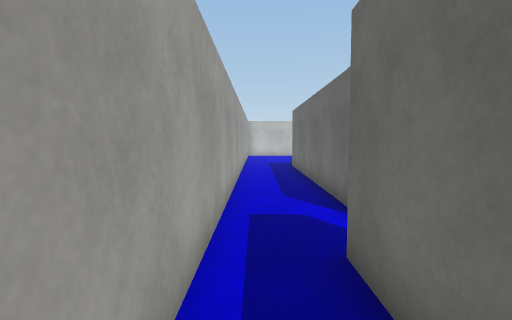
[1] (above)

24 first-person views from a walk through a scene from a Unity 3-D project. The camera is 1.4 m above the floor, tilts 4° down and sees 80° across. The floor is counted in squares, 1 m on a side. Each view is taken from the middle of a square. On the plan, view 1 faces up. The plan holds only what a view shows up to about 14 squares ahead; the rest is blank. Surface patterns are stand-ins for the level's own textures.

[2]
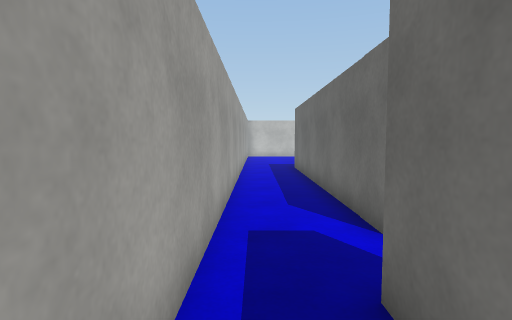

[3]
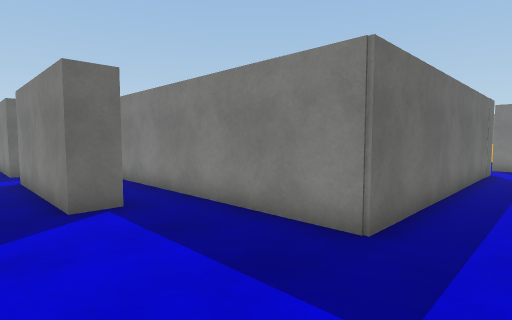

[4]
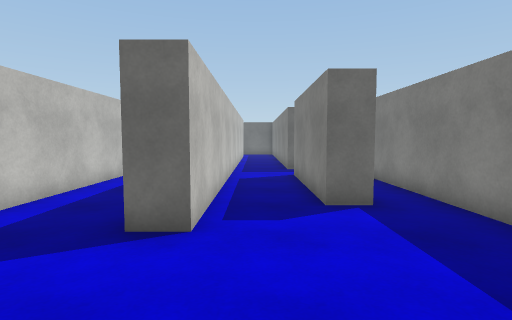

[5]
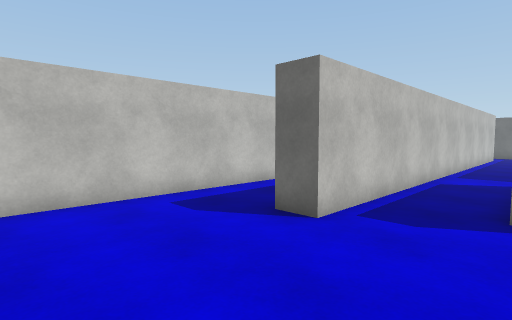

[6]
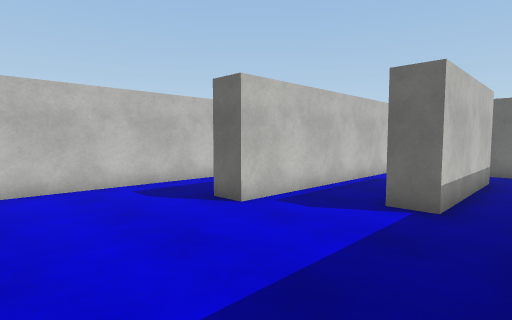

[7]
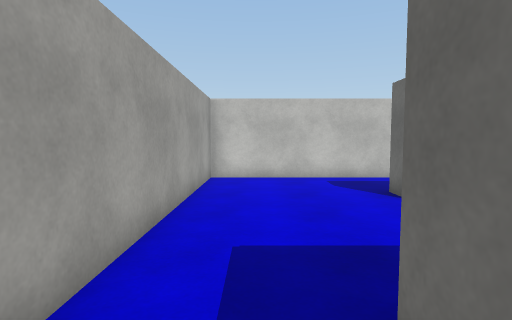

[8]
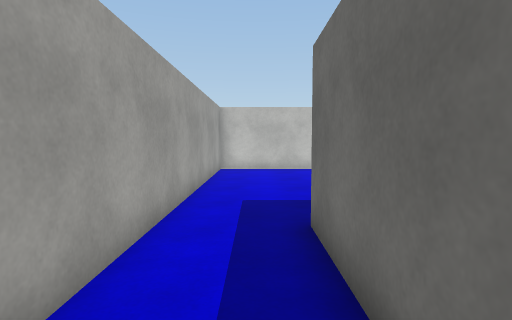

[9]
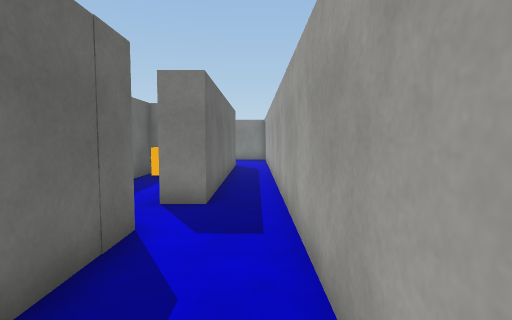

[10]
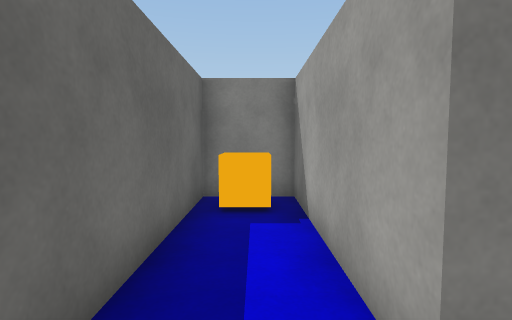

[11]
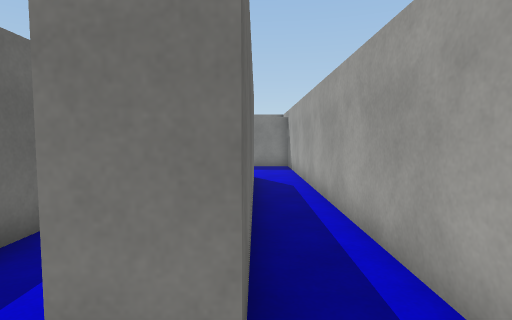

[12]
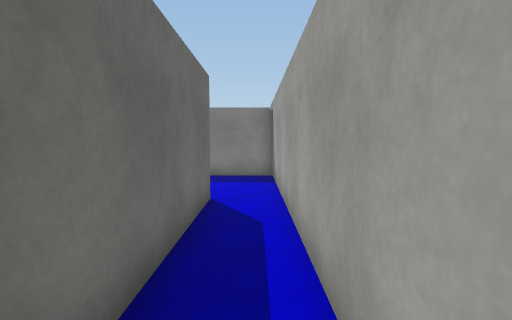

[13]
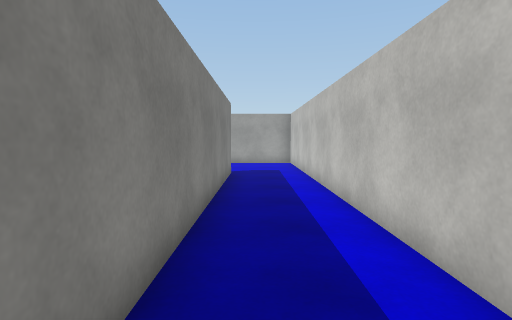

[14]
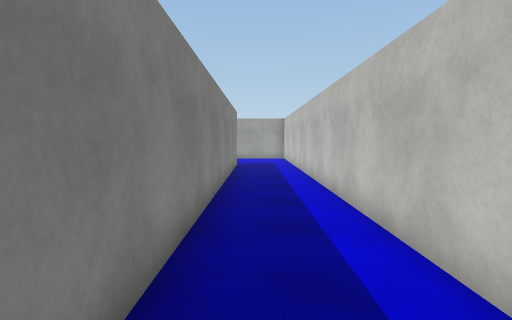

[15]
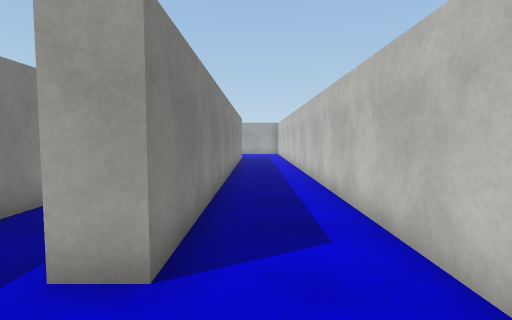

[16]
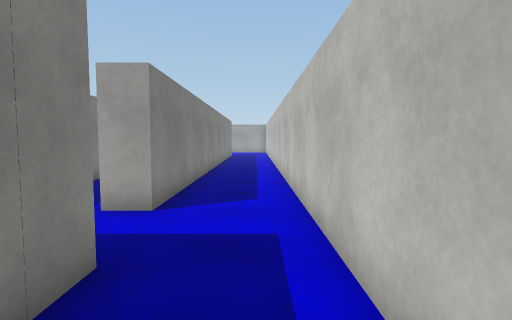

[17]
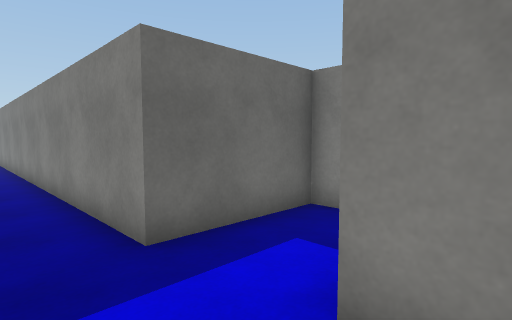

[18]
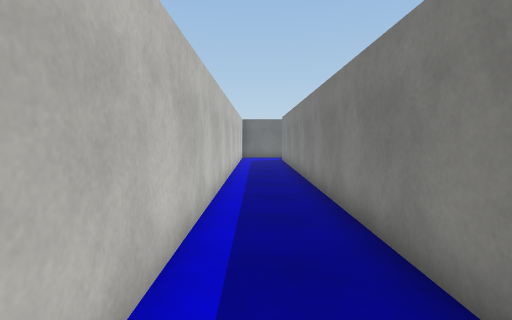

[19]
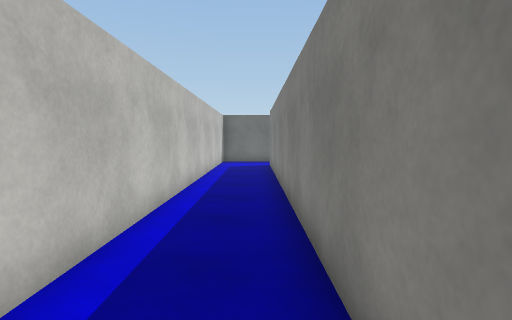

[20]
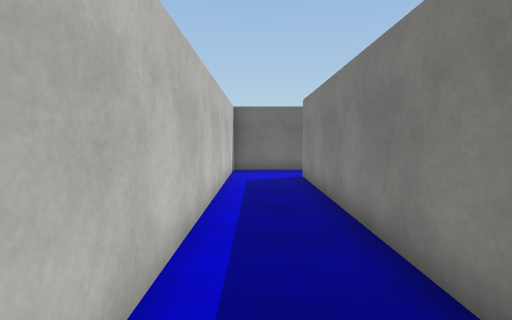

[21]
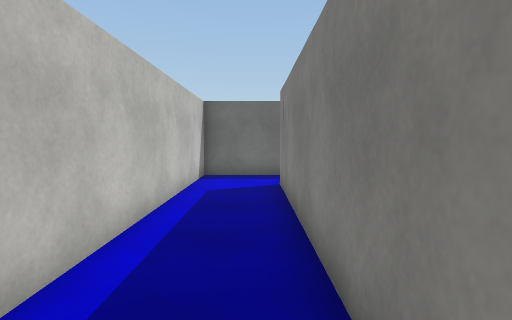

[22]
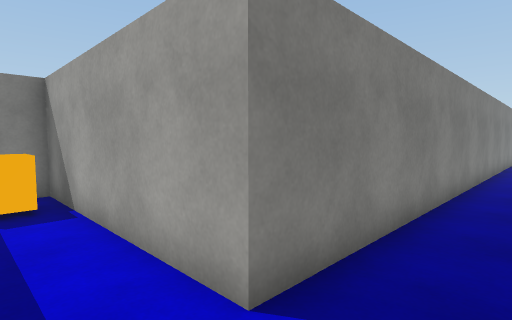

[23]
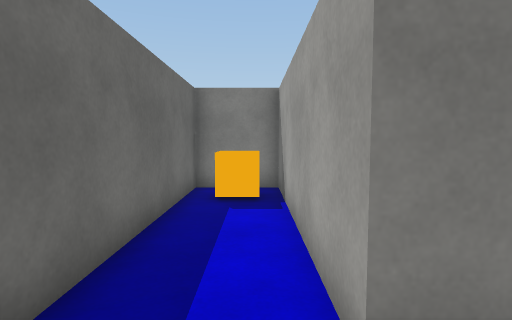

[24]
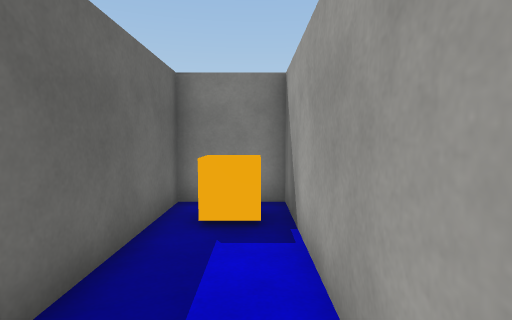

### Floor plan
Points are (right, up) in squares from view 1. A wall is a line through its corners. A room is listed if a view was taken in it or the views show most of it. See-through windows are left out.
Room 1 (views 1, 2, 3, 4, 5, 6, 7, 8, 9, 11, 12, 13, 14, 15, 16, 17, 18, 19, 20, 21, 22, 23, 24)
walls: (16.9, 21) (4.5, 21) (4.5, 22) (24.1, 22) (24.1, 20.9); (19.4, 18.5) (21.8, 18.5); (13.9, 17.1) (13.9, 18.5) (16.8, 18.5); (11.9, 17.5) (6.4, 17.5) (6.4, 18.5) (11.9, 18.5); (26, 18.5) (26.8, 18.5) (26.8, 22.3) (47.3, 22.3) (47.3, 15.3) (49.7, 15.3) (49.7, 25) (-0.6, 25) (-0.6, -6.5); (1.9, 5.4) (1.9, 15.9) (10.8, 15.9); (1.1, -6.1) (1.1, 3.5) (2.1, 3.5)
ways out: opening at (2, 4.5) to room 2; opening at (0, -6)
objects: orange cube (48, 17) to (49, 17)
Room 2 (view 10)
walls: (2.1, 3.5) (2.1, -2.3) (4.3, -2.3) (4.3, 3.6)
ways out: opening at (2, 4.5) to room 1
objects: orange cube (3, -1)

Where each view was taken, in squares from view 1:
view 1: 0 up, 0 right, facing up
view 2: 1 up, 0 right, facing up
view 3: 20 up, 0 right, facing down-right
view 4: 20 up, 0 right, facing right
view 5: 18 up, 0 right, facing up-right
view 6: 16 up, 0 right, facing up-right
view 7: 14 up, 1 right, facing up
view 8: 11 up, 1 right, facing up
view 9: 10 up, 0 right, facing down
view 10: 5 up, 3 right, facing down
view 11: 5 up, 1 right, facing down
view 12: 1 up, 0 right, facing down
view 13: 23 up, 17 right, facing left
view 14: 23 up, 21 right, facing left
view 15: 23 up, 27 right, facing left
view 16: 24 up, 30 right, facing left
view 17: 24 up, 23 right, facing down-right
view 18: 24 up, 27 right, facing right
view 19: 23 up, 31 right, facing right
view 20: 24 up, 36 right, facing right
view 21: 23 up, 38 right, facing right
view 22: 24 up, 49 right, facing down-left
view 23: 24 up, 48 right, facing down
view 24: 22 up, 48 right, facing down
